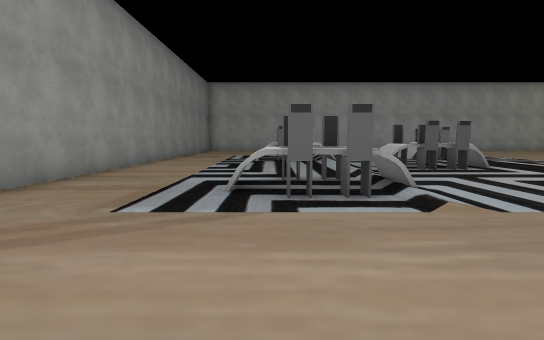
View 1 (above)

22 first-person views from a walk through a 3-D level made in the Unity game engine. The camera is 1.5 m above the floor, tilts 6° down and sees 85° across. The floor is counted in squares, 2 m on a side. Each view is taken from the middle of a square. On the plan, view 1 faces up. The plan holds only what a view shows up to about 10 squares ahead; the rest is blank. The place goes on beyond the plan. The player is left out. Door leaves are left out, so doorways stand open. Some surface patterns are stand-ins.

View 2
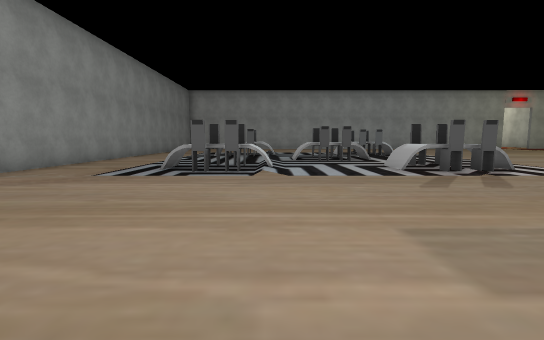

View 3
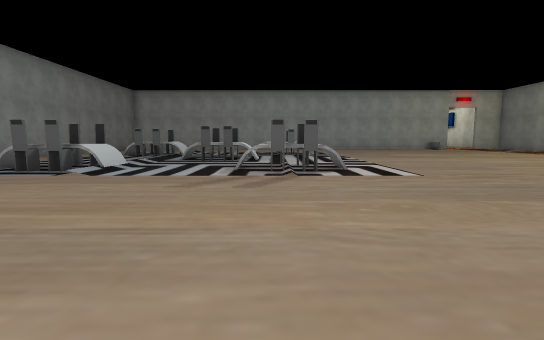

View 4
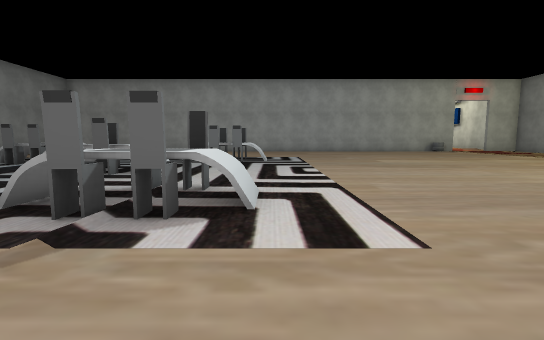

View 5
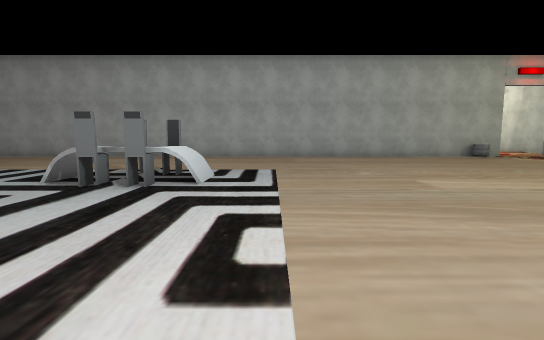

View 6
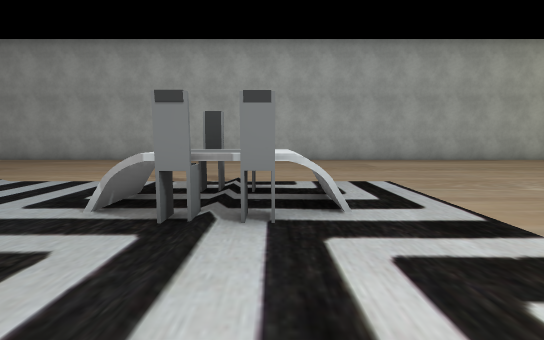

View 7
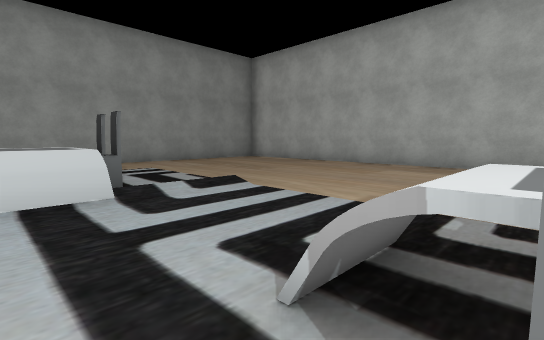

View 8
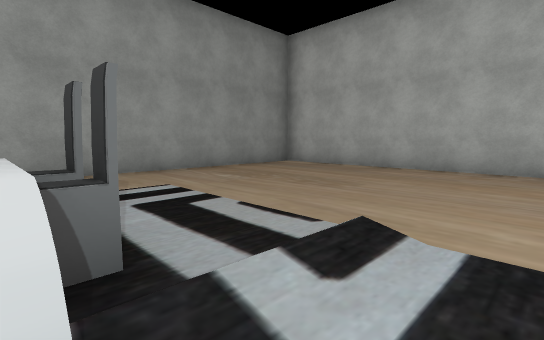

View 9
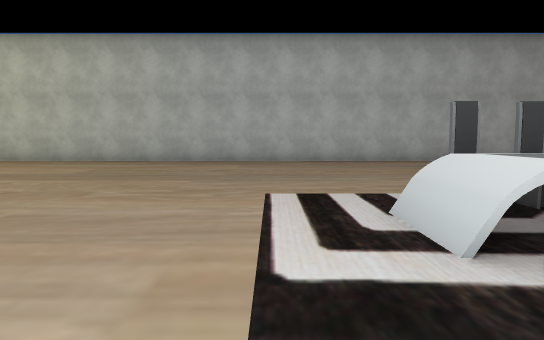

View 10
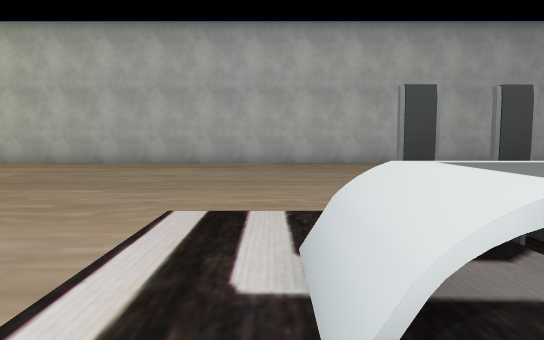

View 11
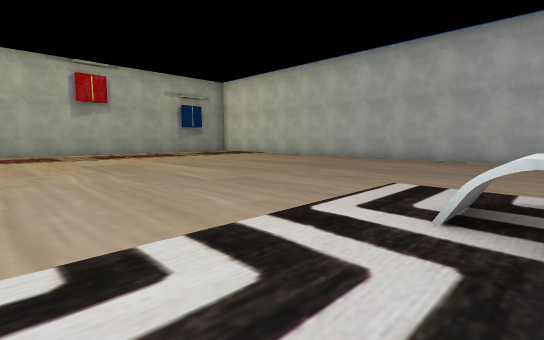

View 12
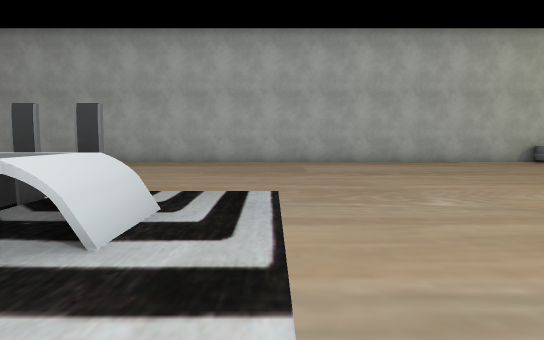

View 13
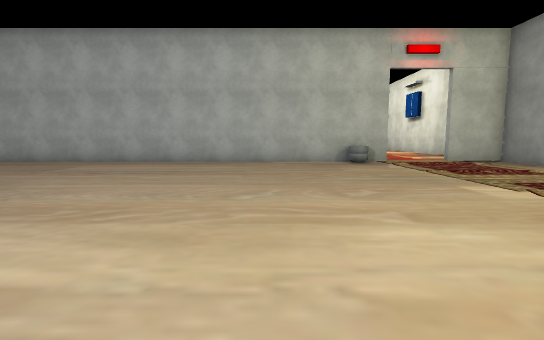

View 14
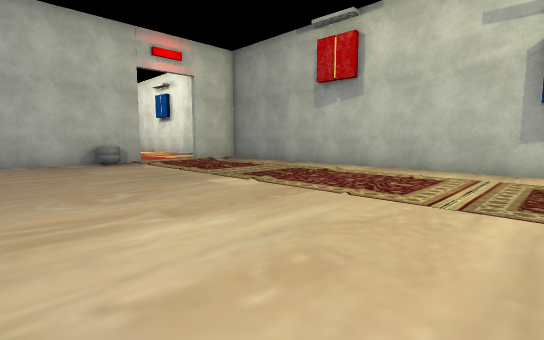

View 15
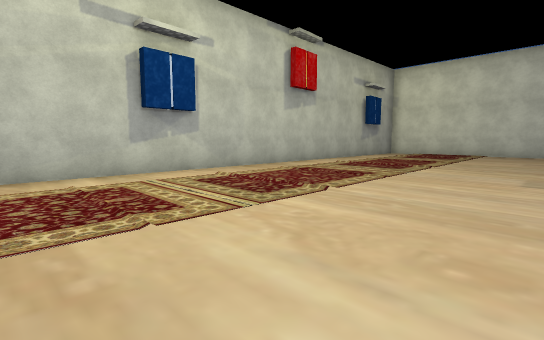

View 16
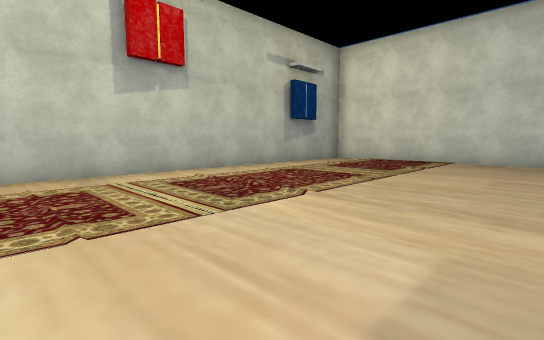

View 17
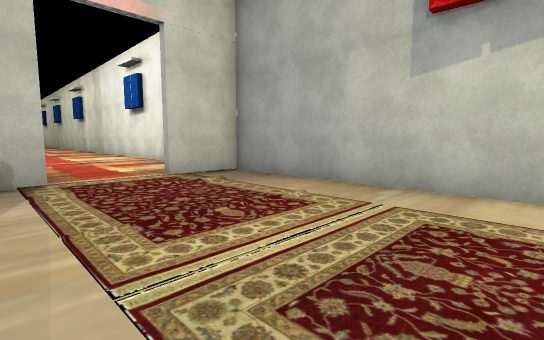

View 18
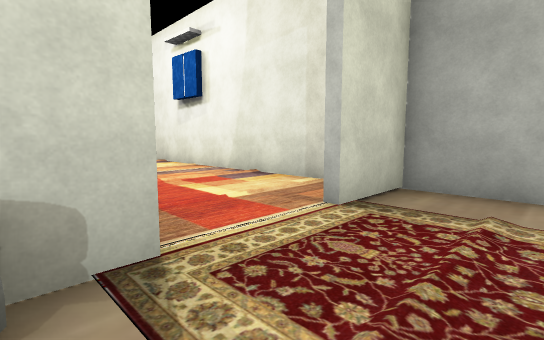

View 19
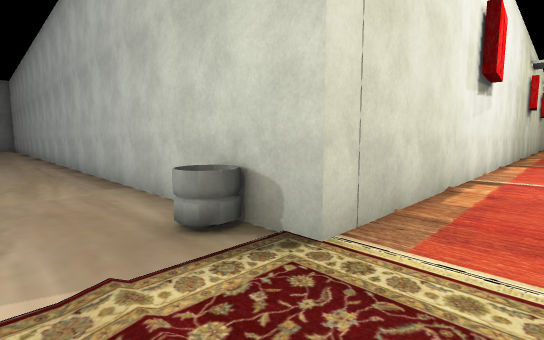

View 20
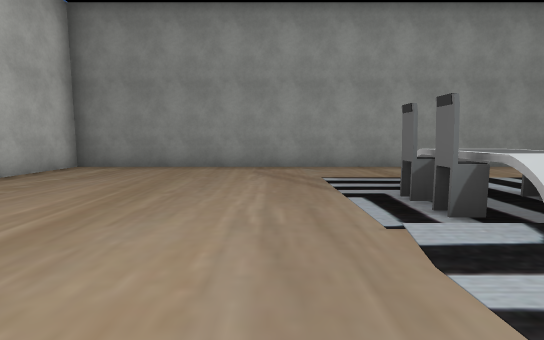

View 21
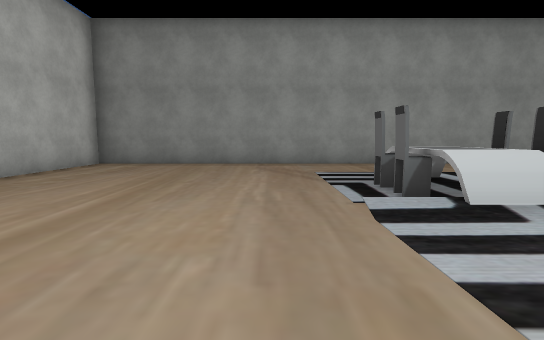

View 22
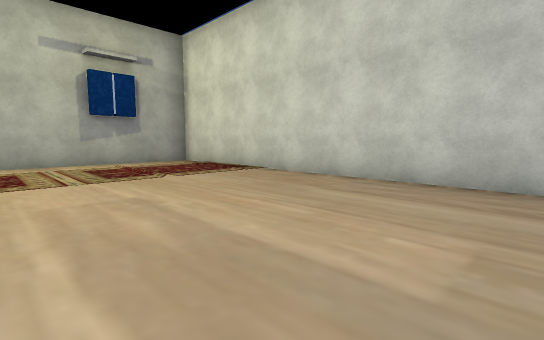

### Floor plan
Key: @ floor where view 1 was taken; # wall or solid block; . floor; / step, stairs or slope; = window, fence, low wall or low ledge; ^ raised ledge.
Columns run from 4 left of view 1 to 23 right of it. Each row starts with its distance up from view 1.
 24                       #....#
 23                       #....#
 22                       #....#
 21                       #....#
 20                       #....#
 19 #######################..###
 18 #.....................=....#
 17 #..........................#
 16 #..........................#
 15 #..........................#
 14 #..........................#
 13 #...../................../.#
 12 #  .../..=#^...............#
 11 #   ^#^..=#^...............#
 10 #...^#^....................#
  9 #...../.^..................#
  8 #...../^^^.................#
  7 #...../.^..................#
  6 #...../...##...............#
  5 #...^=^..=^^...............#
  4 #...^#=...^^............./.#
  3 #...../....................#
  2 #..........................#
  1 #..........................#
  0 #...@......................#
 -1 #..........................#
 -2 #..........................#
 -3 #.... . ...................#
 -4 ############################

Positions as (right, up) in squares from view 1, and headings:
1: (0, 0), facing up
2: (2, -3), facing up
3: (6, -3), facing up
4: (8, 1), facing up
5: (9, 6), facing up
6: (7, 8), facing up
7: (6, 10), facing up-left
8: (3, 11), facing up-left
9: (9, 7), facing down
10: (8, 6), facing down
11: (7, 8), facing down-right
12: (9, 9), facing up
13: (15, 9), facing up
14: (15, 9), facing up-right
15: (16, 12), facing down-right
16: (16, 7), facing down-right
17: (18, 13), facing up-right
18: (18, 17), facing up-right
19: (20, 17), facing up-left
20: (4, 2), facing left
21: (5, 2), facing left
22: (13, 2), facing down-right
